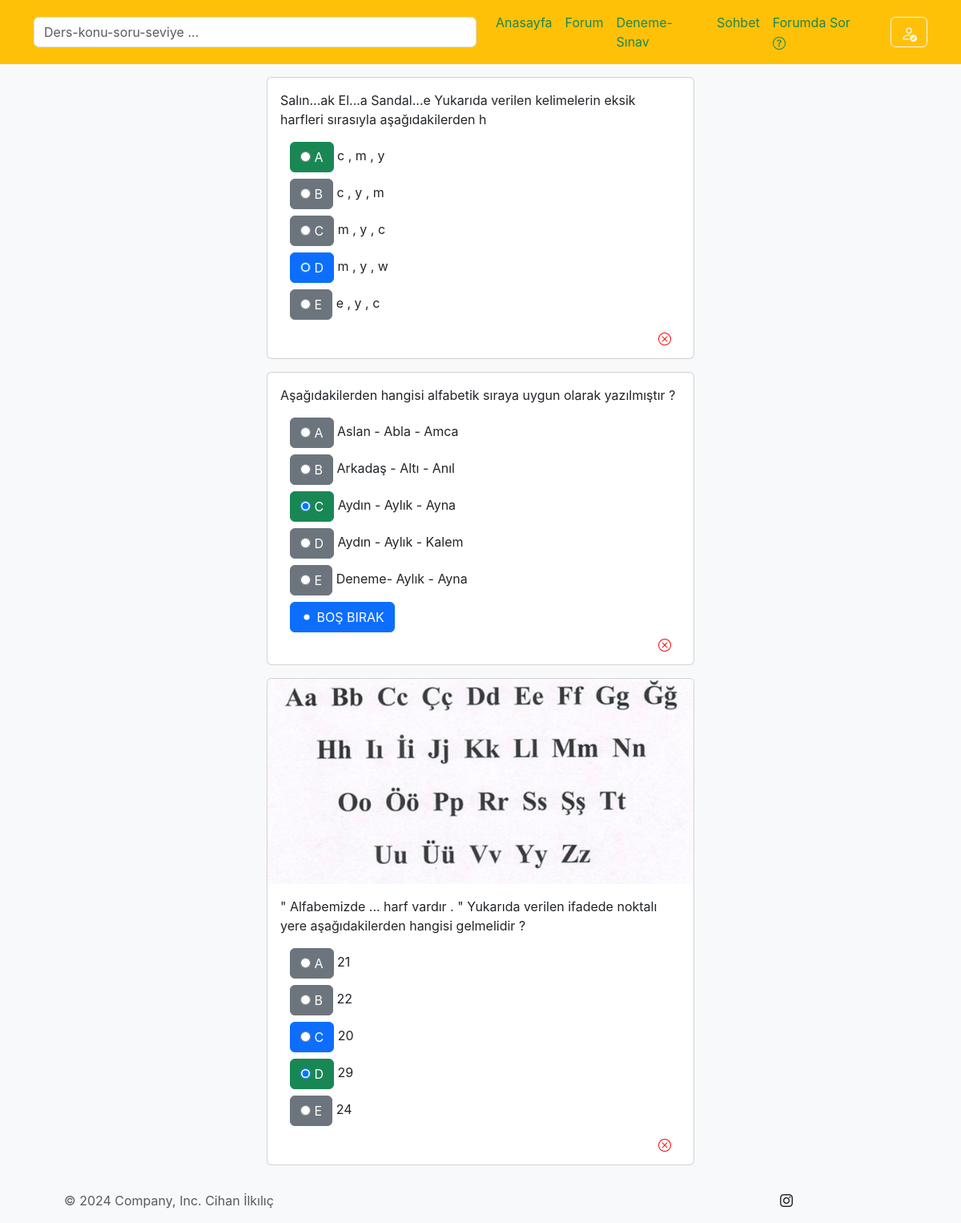
Screenshot of /testing_and_exam/show_exam_result_details/Türkçe Sözcük ve Hece Bilgisi/ (signed in) with the database file from the repository.
### testing_and_exam/models.py (models this page shows, shortened)
class Question_Choice(models.Model):
    Lessons_Name  = (
        ('Türk Dili ve Edebiyatı', 'Türk Dili ve Edebiyatı'),
        ('Matematik', 'Matematik'),
        ('Fizik', 'Fizik'),
        ('Kimya','Kimya'),
        ('Tarih','Tarih'),
        ('Biyoloji','Biyoloji'),
        ('Coğrafya','Coğrafya'),
        ('Din Kültürü ve Ahlak Bilgisi','Din Kültürü ve Ahlak Bilgisi')
    )
    Answer_Choice  = (
        ('A', 'A'),
        ('B', 'B'),
        ('C', 'C'),
        ('D','D'),
        ('E','E')
    )
    Class_Choice  = (
        ('9. Sınıf', '9. Sınıf'),
        ('10. Sınıf', '10. Sınıf'),
        ('11. Sınıf', '11. Sınıf'),
        ('12. Sınıf','12. Sınıf')
    )
    Period_Name  = (
        ('1. Dönem', '1. Dönem'),
        ('2. Dönem', '2. Dönem')
    )
    author=models.ForeignKey(User,on_delete = models.CASCADE,verbose_name="SORUYU YAZAN")# bunu django hazır kullanıcı tablosundan alıyoruz
    Class_Choice=models.CharField(verbose_name="KAIÇINCI SINIF SORUSU ?",choices=Class_Choice,null=True,blank=False,max_length=15)
    Lessons_Name = models.CharField(verbose_name="DERS ADI", choices=Lessons_Name, max_length=100, blank=False)
    Period_Name=models.CharField(verbose_name="DÖNEM ADI ?",choices=Period_Name, max_length=13, blank=False)
    Exam_Name=models.TextField(verbose_name="SINAV ADI",blank=True, null=True,max_length=100)
    sinavi_cozen_kisi=models.ManyToManyField(User,default=None,related_name="sinavi_cozen_kisi",verbose_name="sinavi_cozen_kisi",blank=True, null=True,max_length=100)
    Question=models.TextField(verbose_name="SORU")
    Choice_A=models.TextField(verbose_name="A ŞIKKI",blank=True, null=True)
    Choice_B=models.TextField(verbose_name="B ŞIKKI",blank=True, null=True)
    Choice_C=models.TextField(verbose_name="C ŞIKKI",blank=True, null=True)
    Choice_D=models.TextField(verbose_name="D ŞIKKI",blank=True, null=True)
    Choice_E=models.TextField(verbose_name="E ŞIKKI",blank=True, null=True)
    Answer_Choice=models.CharField(verbose_name="CEVAP", choices=Answer_Choice, max_length=1, blank=False)
    Question_Image=models.ImageField(upload_to='testing_and_exam_images/',blank=True, null=True, verbose_name="SORUYA FOTOĞRAF EKLEYİN")
    Created_Date=models.DateTimeField(auto_now=True,verbose_name="OLUŞTURMA TARİHİ")
    class Meta:
        verbose_name_plural = "(TEKİL) SINAV SORU EKLEME"

### testing_and_exam/views.py (the view)
# urls.py: path('show_exam_result_details/<str:Exam_Name>/', views.show_exam_result_details, name='show_exam_result_details'),
def show_exam_result_details(request, Exam_Name):
    if request.user.is_authenticated:
        user = request.user
        get_questions = Question_Choice.objects.filter(Exam_Name=Exam_Name)
        exam_results_list = []  # Create an empty list to store exam results
        for get_question2 in get_questions:
            exam_results = Exam_Result.objects.filter(author_id=user, Question_Id=get_question2.pk, Exam_Name=get_question2.Exam_Name)
            for exam_rslt2 in exam_results:
                if get_question2.pk == exam_rslt2.Question_Id:
                    print("evet ")
                    exam_results_list.append(exam_rslt2)  # Append each exam result to the list
        context = {
            'exam_results': exam_results_list,
            'get_questions': get_questions,
        }
        return render(request, "testing_and_exam/show_exam_result_details.html", context)
    else:
        return redirect('quizorder:index')

### templates/testing_and_exam/show_exam_result_details.html (shortened to what this page needs)
{% include 'base/layout.html' %}
{% block body %}
<div class="album py-2 mb-5 bg-light">
  <div class="container">
{% for sonuc in exam_results %}
{% for soru in get_questions %}
{% if soru.pk == sonuc.Question_Id %}
<div class="row row-cols-1 row-cols-md-2 g-0 mb-3">
  <div class="col-md-6 container">
    <div class="card ">
      {% if soru.Question_Image %}
      <img src="{{soru.Question_Image.url}}" class="card-img-top " />
      {% endif %}
<div class="card-body">
  <p class="card-text">
    {{ soru.Question}}
  </p>
  <div class="btn-group-vertical container"  role="group" aria-label="Vertical radio toggle button group">
{% if soru.Choice_A %}
<div class="mb-2">
  {% if sonuc.author_Key == "A" %}
    <label class="btn btn-primary" for="{{ soru.id }}">
      <input type="radio" name="optionsRadios{{ soru.id }}" id="{{ soru.id }}" autocomplete="off" checked>
       A {% comment %} İşaretlendi {% endcomment %}
    </label>
    {% elif soru.Answer_Choice == "A" %}
    <label class="btn btn-success" for="{{ soru.id }}">
      <input type="radio" name="optionsRadios{{ soru.id }}" id="{{ soru.id }}" autocomplete="off" checked>
      A {% comment %}cevap anahtarı{% endcomment %}
    </label>
  {% else %}
    <label class="btn btn-secondary" for="{{ soru.id }}">
      <input type="radio" name="optionsRadios{{ soru.id }}" id="{{ soru.id }}" autocomplete="off">
      A
    </label>
  {% endif %}
  <span>{{ soru.Choice_A }}</span>
</div>
{% endif %}
{% if soru.Choice_B %}
<div class="mb-2">
  {% if sonuc.author_Key == "B" %}
    <label class="btn btn-primary" for="{{ soru.id }}">
      <input type="radio" name="optionsRadios{{ soru.id }}" id="{{ soru.id }}" autocomplete="off" checked>
      B {% comment %}İşaretlendi{% endcomment %}
    </label>
    {% elif soru.Answer_Choice == "B" %}
    <label class="btn btn-success" for="{{ soru.id }}" >
      <input type="radio" name="optionsRadios{{ soru.id }}" id="{{ soru.id }}" autocomplete="off" checked>
      B {% comment %}cevap anahtarı{% endcomment %}
    </label>
  {% else %}
    <label class="btn btn-secondary" for="{{ soru.id }}">
      <input type="radio" name="optionsRadios{{ soru.id }}" id="{{ soru.id }}" autocomplete="off">
      B
    </label>
  {% endif %}
  <span>{{ soru.Choice_B }}</span>
</div>
{% endif %}
{% if soru.Choice_C %}
<div class="mb-2">
  {% if sonuc.author_Key == "C" %}
    <label class="btn btn-primary" for="{{ soru.id }}">
      <input type="radio" name="optionsRadios{{ soru.id }}" id="{{ soru.id }}" autocomplete="off" checked>
      C {% comment %}İşaretlendi{% endcomment %}
    </label>
    {% elif soru.Answer_Choice == "C" %}
    <label class="btn btn-success" for="{{ soru.id }}" >
      <input type="radio" name="optionsRadios{{ soru.id }}" id="{{ soru.id }}" autocomplete="off" checked>
      C {% comment %}cevap anahtarı{% endcomment %}
    </label>
  {% else %}
    <label class="btn btn-secondary" for="{{ soru.id }}">
      <input type="radio" name="optionsRadios{{ soru.id }}" id="{{ soru.id }}" autocomplete="off">
      C
    </label>
  {% endif %}
  <span>{{ soru.Choice_C }}</span>
</div>
{% endif %}
{% if soru.Choice_D %}
<div class="mb-2">
  {% if sonuc.author_Key == "D" %}
    <label class="btn btn-primary" for="{{ soru.id }}">
      <input type="radio" name="optionsRadios{{ soru.id }}" id="{{ soru.id }}" autocomplete="off" checked>
      D {% comment %}İşaretlendi{% endcomment %}
    </label>
    {% elif soru.Answer_Choice == "D" %}
    <label class="btn btn-success" for="{{ soru.id }}" >
      <input type="radio" name="optionsRadios{{ soru.id }}" id="{{ soru.id }}" autocomplete="off" checked>
      D {% comment %}cevap anahtarı{% endcomment %}
    </label>
  {% else %}
    <label class="btn btn-secondary" for="{{ soru.id }}">
      <input type="radio" name="optionsRadios{{ soru.id }}" id="{{ soru.id }}" autocomplete="off">
      D
    </label>
  {% endif %}
  <span>{{ soru.Choice_D }}</span>
</div>
{% endif %}
{% if soru.Choice_E %}
<div class="mb-2">
  {% if sonuc.author_Key == "E"%}
    <label class="btn btn-primary" for="{{ soru.id }}">
      <input type="radio" name="optionsRadios{{ soru.id }}" id="{{ soru.id }}" autocomplete="off" checked>
      E  {% comment %}İşaretlendi{% endcomment %}
    </label>
    {% elif soru.Answer_Choice == "E" %}
    <label class="btn btn-success" for="{{ soru.id }}" >
      <input type="radio" name="optionsRadios{{ soru.id }}" id="{{ soru.id }}" autocomplete="off" checked>
      B  {% comment %}cevap anahtarı{% endcomment %}
    </label>
  {% else %}
    <label class="btn btn-secondary" for="{{ soru.id }}">
      <input type="radio" name="optionsRadios{{ soru.id }}" id="{{ soru.id }}" autocomplete="off">
      E
    </label>
  {% endif %}
  <span>{{ soru.Choice_E }}</span>
</div>
{% endif %}
<div class="mb-2">
{% if sonuc.author_Key == "N" %}
  <label class="form-check-label btn btn-primary" for="{{ soru.id }}">
    <input class="form-check-input" type="radio" name="exampleRadios{{ soru.id }}" id="{{ soru.id }}" value="N" checked>
    BOŞ BIRAK
  </label>
{% endif %}
</div>
          </div>
</div>
</div>
</div>
</div>
{% endif %}
{% endfor %}
{% endfor %}
</div>
</div>
{% endblock body %}
{% include 'base/footer.html' %}

### templates/base/navbar.html (style rules this page uses)
body { font-family: -apple-system, BlinkMacSystemFont, 'Segoe UI', Roboto, Oxygen, Ubuntu, Cantarell, 'Open Sans', 'Helvetica Neue', sans-serif; background-color: #f8f9fa; padding-top: 20px; }

### rows the page displays
Question_Choice: Question "Salın...ak El...a Sandal...e Yukarıda verilen kelimelerin eksik harfleri sırasıyla aşağıdakilerden h", Choice_A "c , m , y", Choice_B "c , y , m", Choice_C "m , y , c", Choice_D "m , y , w", Choice_E "e , y , c"
Question_Choice: Question "Aşağıdakilerden hangisi alfabetik sıraya uygun olarak yazılmıştır ?", Choice_A "Aslan - Abla - Amca", Choice_B "Arkadaş - Altı - Anıl", Choice_C "Aydın - Aylık - Ayna", Choice_D "Aydın - Aylık - Kalem", Choice_E "Deneme- Aylık - Ayna"
Question_Choice: Question_Image (picture), Question "\" Alfabemizde ... harf vardır . \" Yukarıda verilen ifadede noktalı yere aşağıdakilerden hangisi gelmelidir ?", Choice_A "21", Choice_B "22", Choice_C "20", Choice_D "29", Choice_E "24"
